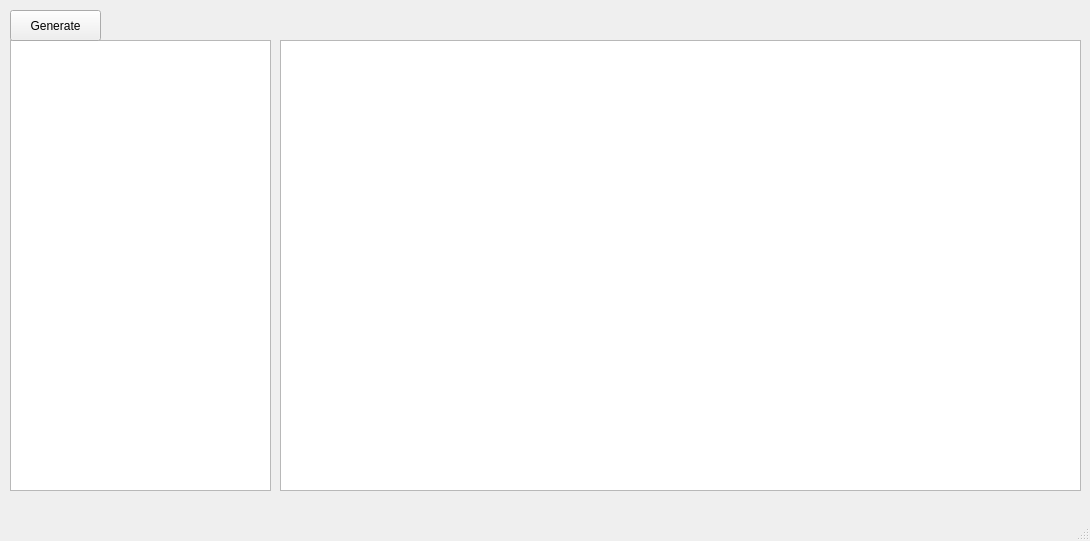
<?xml version="1.0" encoding="UTF-8"?>
<ui version="4.0">
 <class>MainWindow</class>
 <widget class="QMainWindow" name="MainWindow">
  <property name="geometry">
   <rect>
    <x>0</x>
    <y>0</y>
    <width>1090</width>
    <height>541</height>
   </rect>
  </property>
  <property name="windowTitle">
   <string>MainWindow</string>
  </property>
  <widget class="QWidget" name="centralwidget">
   <widget class="QTableView" name="Table_Config">
    <property name="enabled">
     <bool>true</bool>
    </property>
    <property name="geometry">
     <rect>
      <x>280</x>
      <y>40</y>
      <width>801</width>
      <height>451</height>
     </rect>
    </property>
   </widget>
   <widget class="QTreeView" name="Tree_Config">
    <property name="geometry">
     <rect>
      <x>10</x>
      <y>40</y>
      <width>261</width>
      <height>451</height>
     </rect>
    </property>
   </widget>
   <widget class="QPushButton" name="But_Generate">
    <property name="enabled">
     <bool>true</bool>
    </property>
    <property name="geometry">
     <rect>
      <x>10</x>
      <y>10</y>
      <width>91</width>
      <height>31</height>
     </rect>
    </property>
    <property name="text">
     <string>Generate</string>
    </property>
   </widget>
  </widget>
  <widget class="QMenuBar" name="menubar">
   <property name="geometry">
    <rect>
     <x>0</x>
     <y>0</y>
     <width>1090</width>
     <height>23</height>
    </rect>
   </property>
  </widget>
  <widget class="QStatusBar" name="statusbar"/>
 </widget>
 <resources/>
 <connections/>
</ui>
